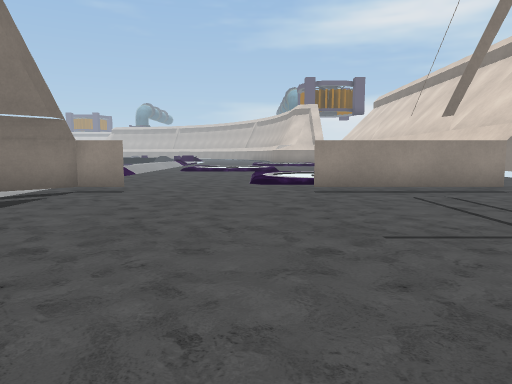
view 1 (above)

20 first-person views from a walk through a Unity game level. The camera is 1.4 m above the floor, tilts 6° down and sees 70° across. The floor is counted in squares, 2 m on a side. Each view is taken from the middle of a square. On the plan, view 1 faces up. The plan holds only what a view shows up to about 11 squares ahead; the rest is blank. The place goes on beyond the plan. Some surface patterns are stand-ins.

view 2
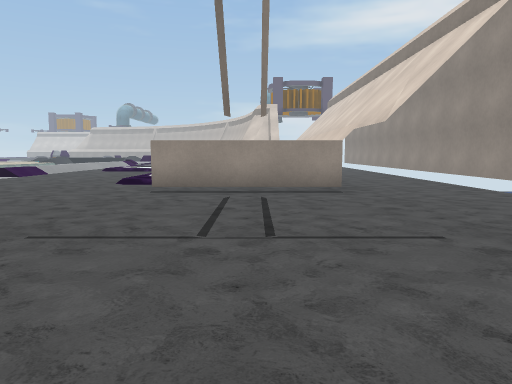

view 3
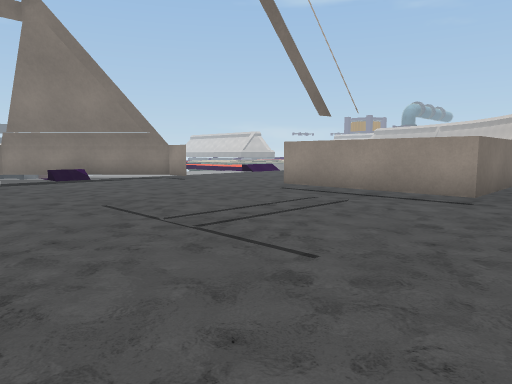

view 4
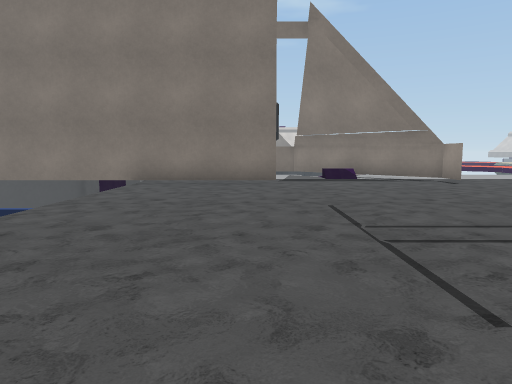

view 5
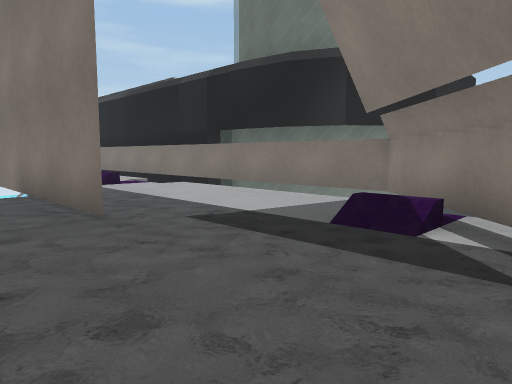

view 6
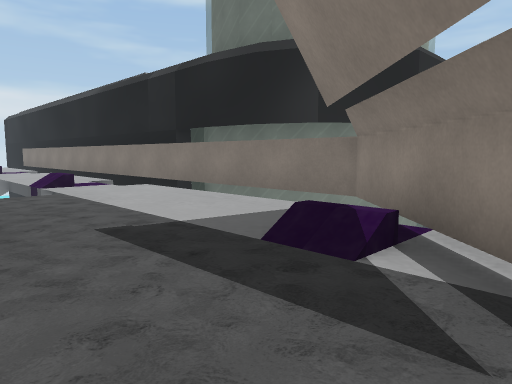

view 7
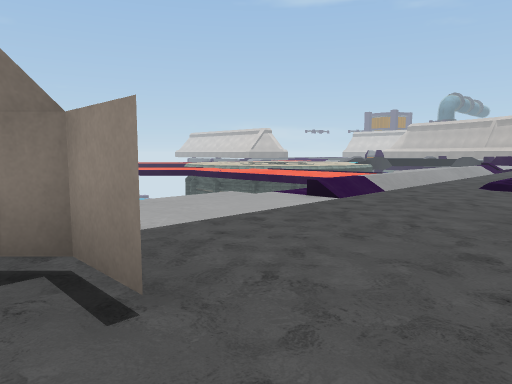

view 8
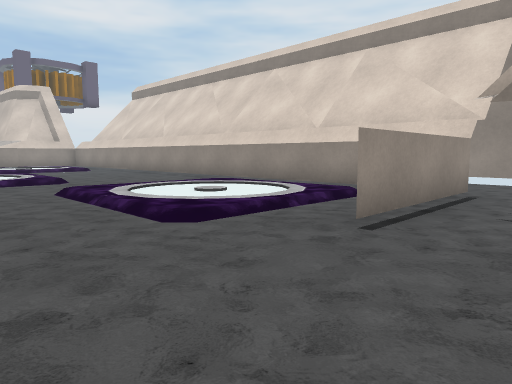

view 9
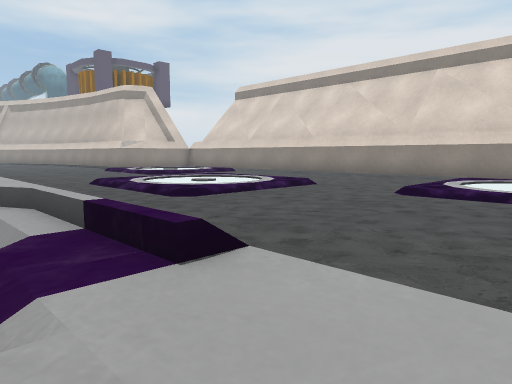

view 10
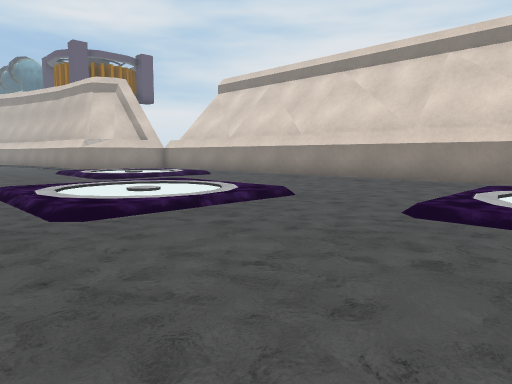

view 11
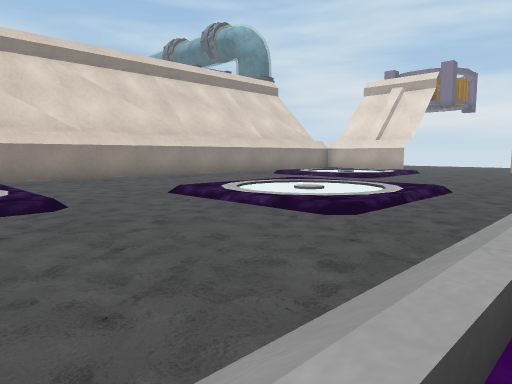

view 12
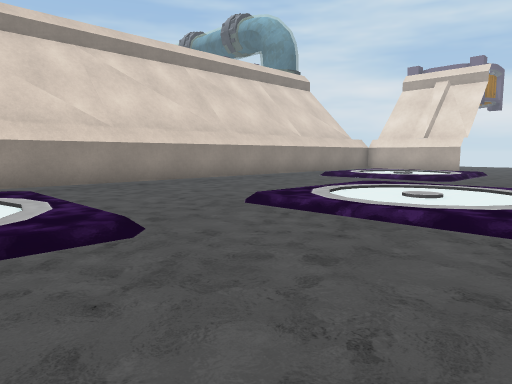

view 13
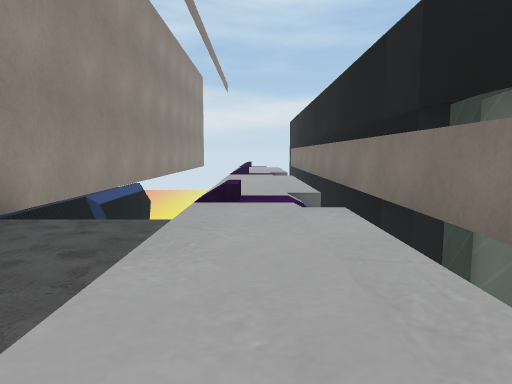

view 14
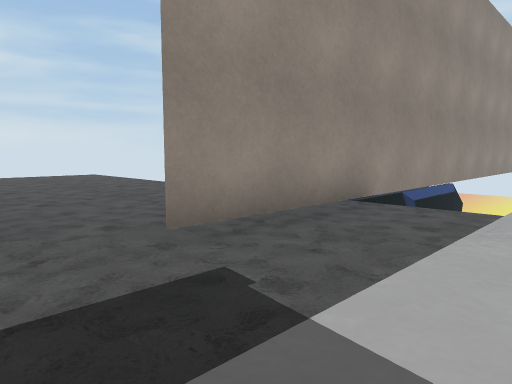

view 15
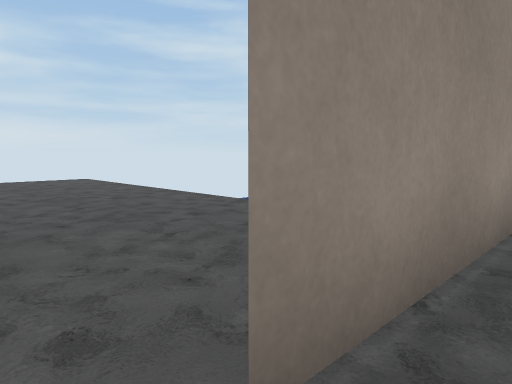

view 16
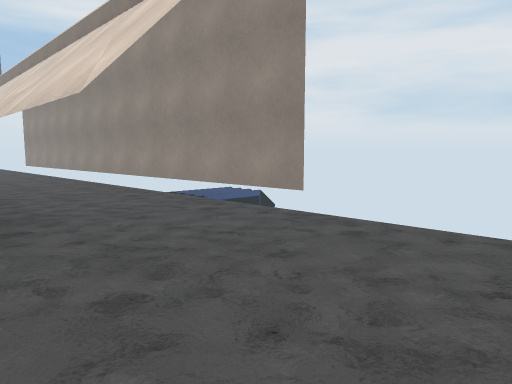

view 17
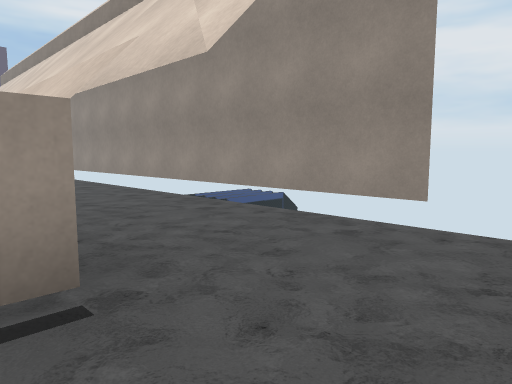

view 18
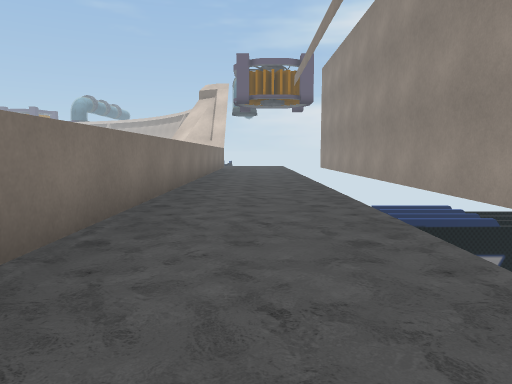

view 19
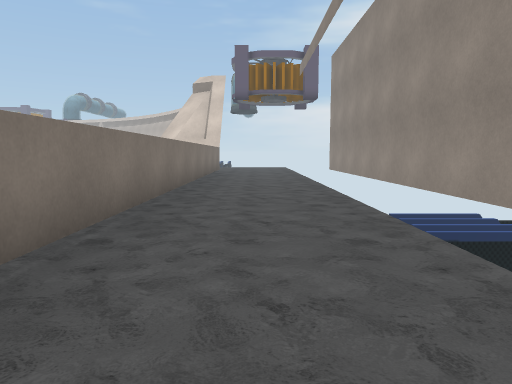

view 20
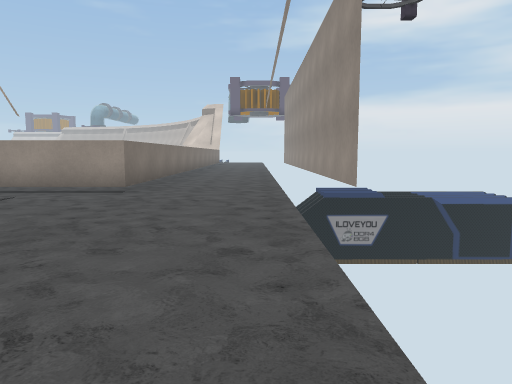

### Floor plan
Key: @ floor where view 1 was taken; # wall or solid block; . main floor; : floor 0.25 m higher than the main floor; / step, stairs or slope; = window, fence, low wall or low ledge; ^ raised ledge; v drop or lower ground; T thing the floor can be seen under or through.
Columns run from 12 left of view 1 to 9 right of it. Each row starts with its distance up from view 1.
 21        //.../    #.. #
 20        //.../:   #.. #
 19        //........#.. #
 18        //........#.. #
 17        ///:::/...#.. #
 16        ///    ...#.. #
 15        ///   /...T..^#
 14        ///////...T..^#
 13        //........T..^#
 12       v//........T..^#
 11       v//.../   .T..^#
 10       ....../   .T..^#
  9       ....../   .T..^#
  8       ......////.#..^#
  7        .##.../####..^#
  6        ##...........v
  5       v#............v
  4      v#.............v
  3      #..............v
  2 vvvv #....#.........^
  1    vv#....#.........^
  0     v#....#.@.......
 -1     v#.. ##=    ====
 -2     v #.#^^
 -3       #.=^^
 -4      #.. ^^
 -5      #..  ^
 -6      #..  ^
 -7      #..  ^

Where each view was taken, in squares from view 1:
view 1: 0 up, 0 right, facing up
view 2: 0 up, 3 right, facing up
view 3: 1 up, 6 right, facing up-left
view 4: 2 up, 6 right, facing left
view 5: 6 up, 1 left, facing down-left
view 6: 6 up, 2 left, facing down-left
view 7: 6 up, 1 left, facing up-left
view 8: 5 up, 2 left, facing up-right
view 9: 9 up, 6 left, facing up-right
view 10: 10 up, 4 left, facing up-right
view 11: 21 up, 5 left, facing down-right
view 12: 21 up, 3 left, facing down-right
view 13: 3 up, 5 left, facing down
view 14: 4 up, 5 left, facing down-right
view 15: 3 up, 3 left, facing down-right
view 16: 3 up, 4 right, facing up-right
view 17: 5 up, 4 right, facing up-right
view 18: 8 up, 6 right, facing up
view 19: 10 up, 6 right, facing up
view 20: 0 up, 7 right, facing up
